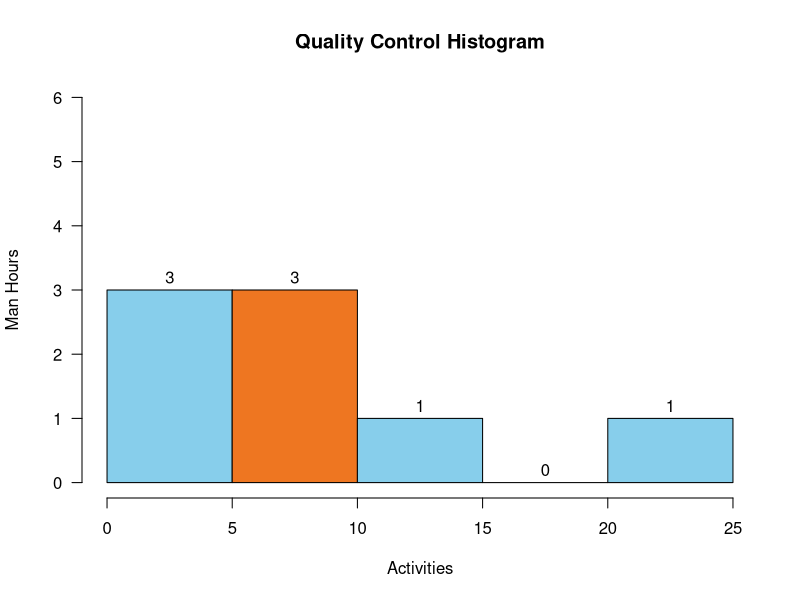

Write the R code that produced this figure.
## ---- chunk 1

library(ggplot2)
library(tidyverse)
hst <- read_csv("histo_gram.csv")
hist(hst$Completion_Time,main = "Quality Control Histogram",
     xlab = "Activities",
     ylab = "Man Hours",
     las = 1,
     col = c("skyblue", "chocolate2"),
     labels = TRUE,
     ylim = c(0, 6))
